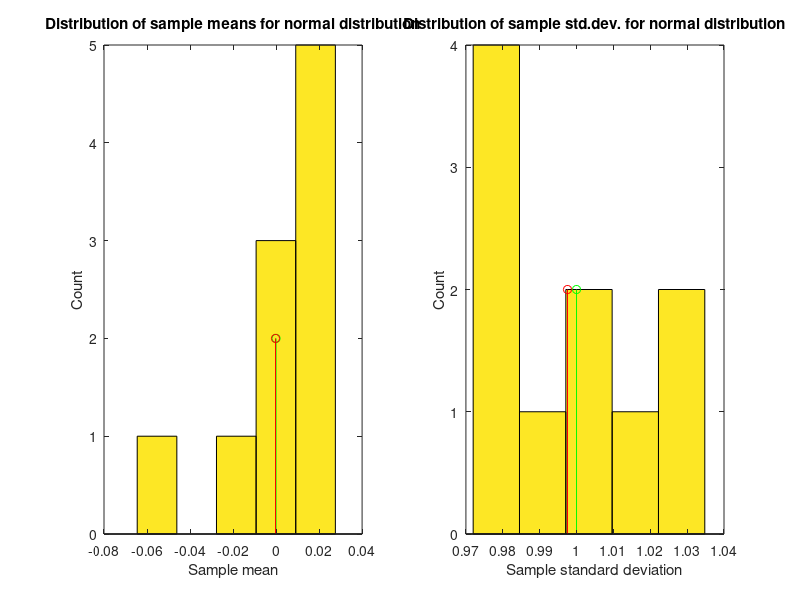
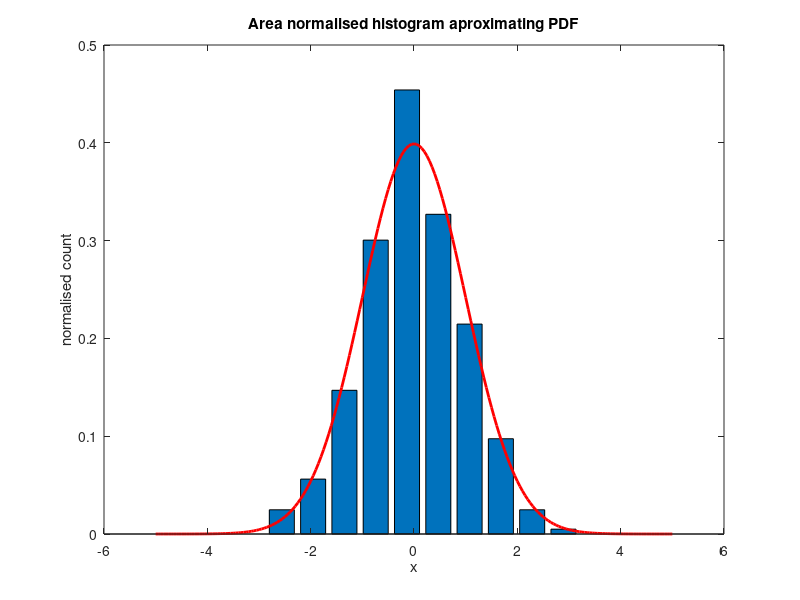

Here is the MATLAB script that generated these plots, in order:

%(1) and (2)_______________________________________________________________
x = randn(1000,1);
plot(x)
m=mean(x)      %sample mean
o=std(x, 0)    %sample standard deviation

%(3)_______________________________________________________________________
x_10 = randn(10,1000);
m_10 = mean(x_10, 2);
o_10 = std(x_10, 0, 2);
bins = 5;     %number of bins for histogram

figure (1); subplot(1,2,1)
hist(m_10, bins)
title('Distribution of sample means for normal distribution')
xlabel('Sample mean')
ylabel('Count')

subplot(1,2,2)
hist(o_10, bins); 
title('Distribution of sample std.dev. for normal distribution')
xlabel('Sample standard deviation')
ylabel('Count')


%showing the theoretical mean and variance as a green stem and the the mean 
% of the 10 calculated sample means and std.dev. as a red stem on the same 
% graphs
subplot(1,2,1)
hold on
stem(0, 2, 'green')
stem(mean(m_10),2, 'red')
hold off

subplot(1,2,2)
hold on
stem(1 ,2, 'green')
stem(mean(o_10),2, 'red')
hold off

%(4)_______________________________________________________________________
s=1000;        %sample number
bins = 10;      %no. of bins
x = randn(s,1);

figure (2);
[c,x] = hist(x, bins);
area=sum(c)*(x(1,2)-x(1,1)); %area of histogram
bar(x,c/area); %divide by area to normalise histogram to aproximate PDF

%plotting the normal disribution on the same graph to compare
hold on
x = [-5:.05:5];
norm = normpdf(x,0,1);
plot(x,norm, 'red', 'LineWidth', 2);
hold off

title('Area normalised histogram aproximating PDF')
xlabel('x')
ylabel('normalised count')

